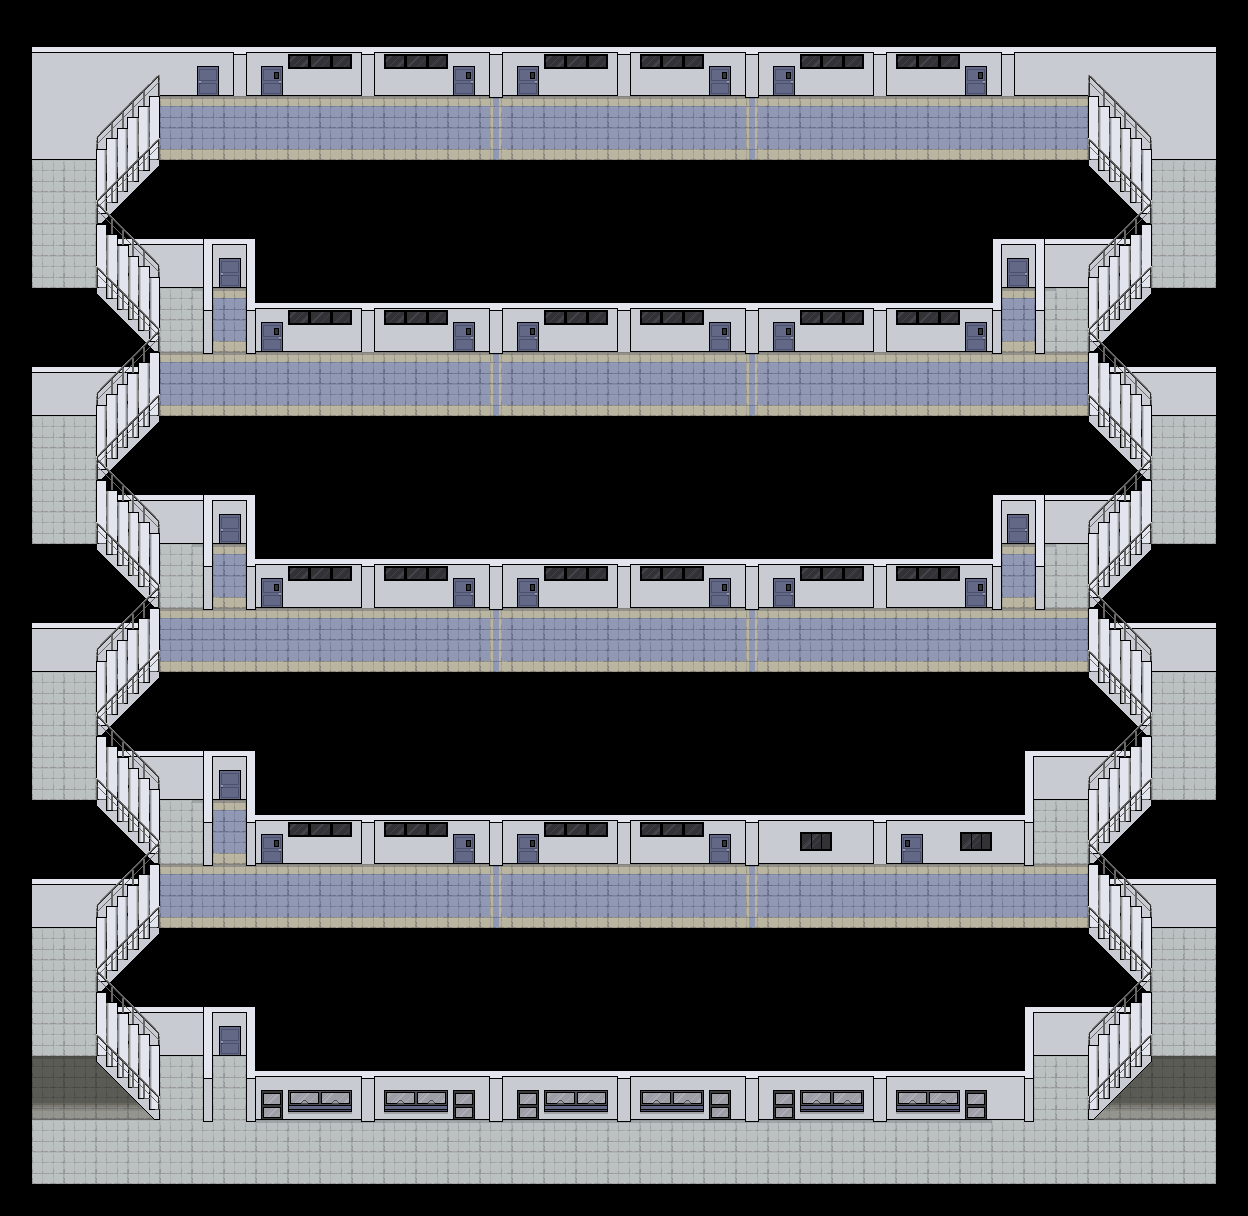

A 2D game scene composited from a Tiled map and its tileset images. What follows is a short description and the map's XML, with each tile layer's data collapsed to a summary:
An orthogonal 39x38 tile map with 32x32 px tiles, 13 tile layers (BACK, 5th floor, 4th floor, 4th flr paloob, ...), 3 tilesets and 328 objects (10x 1, 10x 8, 5x 16, 5x 5, 5x 12, ...).

<map version="1.10" tiledversion="1.11.2" orientation="orthogonal" renderorder="right-down" width="39" height="38" tilewidth="32" tileheight="32" infinite="0" nextlayerid="44" nextobjectid="448">
 <tileset firstgid="1" source="map.tsx" />
 <tileset firstgid="129" source="hallway.tsx" />
 <tileset firstgid="285" source="test.tsx" />
 <group id="3" name="CECS">
  <layer id="40" name="BACK" width="39" height="38">
   <data>[1482 cells, 1482 non-empty, 1 distinct tile ids]</data>
  </layer>
  <layer id="8" name="5th floor" width="39" height="38">
   <data>[1482 cells, 148 non-empty, 18 distinct tile ids]</data>
  </layer>
  <layer id="9" name="4th floor" width="39" height="38">
   <data>[1482 cells, 148 non-empty, 17 distinct tile ids]</data>
  </layer>
  <layer id="37" name="4th flr paloob" width="39" height="38">
   <data>[1482 cells, 20 non-empty, 10 distinct tile ids]</data>
  </layer>
  <layer id="7" name="3rd Floor" width="39" height="38">
   <data>[1482 cells, 148 non-empty, 17 distinct tile ids]</data>
  </layer>
  <layer id="36" name="3rd flr paloob" width="39" height="38">
   <data>[1482 cells, 20 non-empty, 10 distinct tile ids]</data>
  </layer>
  <layer id="1" name="2nd floor" width="39" height="38">
   <data>[1482 cells, 144 non-empty, 20 distinct tile ids]</data>
  </layer>
  <layer id="35" name="2nd flr paloob" width="39" height="38">
   <data>[1482 cells, 17 non-empty, 14 distinct tile ids]</data>
  </layer>
  <layer id="2" name="1st floor" width="39" height="38">
   <data>[1482 cells, 160 non-empty, 16 distinct tile ids]</data>
  </layer>
  <layer id="34" name="1st flr paloob" width="39" height="38">
   <data>[1482 cells, 17 non-empty, 14 distinct tile ids]</data>
  </layer>
  <layer id="28" name="stairs" width="39" height="38">
   <data>[1482 cells, 192 non-empty, 9 distinct tile ids]</data>
  </layer>
  <layer id="31" name="stair rail upper" width="39" height="38">
   <data>[1482 cells, 64 non-empty, 4 distinct tile ids]</data>
  </layer>
  <layer id="30" name="stair rail lower" width="39" height="38">
   <data>[1482 cells, 64 non-empty, 4 distinct tile ids]</data>
  </layer>
  <group id="23" name="Popups">
   <objectgroup id="16" name="5th">
    <object id="61" name="1" gid="285" x="256" y="104" width="32" height="32" />
    <object id="80" name="8" gid="285" x="512" y="104" width="32" height="32" />
    <object id="88" name="16" gid="285" x="768" y="104" width="32" height="32" />
    <object id="71" name="5" gid="285" x="384" y="104" width="32" height="32" />
    <object id="84" name="12" gid="285" x="640" y="104" width="32" height="32" />
    <object id="92" name="20" gid="285" x="896" y="104" width="32" height="32" />
    <object id="63" name="2" gid="285" x="288" y="104" width="32" height="32" />
    <object id="81" name="9" gid="285" x="544" y="104" width="32" height="32" />
    <object id="89" name="17" gid="285" x="800" y="104" width="32" height="32" />
    <object id="70" name="6" gid="285" x="416" y="104" width="32" height="32" />
    <object id="85" name="13" gid="285" x="672" y="104" width="32" height="32" />
    <object id="93" name="21" gid="285" x="928" y="104" width="32" height="32" />
    <object id="64" name="3" gid="285" x="320" y="104" width="32" height="32" />
    <object id="82" name="10" gid="285" x="576" y="104" width="32" height="32" />
    <object id="90" name="18" gid="285" x="832" y="104" width="32" height="32" />
    <object id="69" name="7" gid="285" x="448" y="104" width="32" height="32" />
    <object id="86" name="14" gid="285" x="704" y="104" width="32" height="32" />
    <object id="94" name="22" gid="285" x="960" y="104" width="32" height="32" />
    <object id="67" name="4" gid="285" x="352" y="106" width="32" height="32" />
    <object id="83" name="11" gid="285" x="608" y="106" width="32" height="32" />
    <object id="91" name="19" gid="285" x="864" y="106" width="32" height="32" />
    <object id="68" name="8" gid="285" x="480" y="105" width="32" height="32" />
    <object id="87" name="15" gid="285" x="736" y="106" width="32" height="32" />
   </objectgroup>
   <objectgroup id="27" name="4th">
    <object id="188" name="1" gid="285" x="256" y="360" width="32" height="32" />
    <object id="189" name="8" gid="285" x="512" y="360" width="32" height="32" />
    <object id="190" name="16" gid="285" x="768" y="360" width="32" height="32" />
    <object id="191" name="5" gid="285" x="384" y="360" width="32" height="32" />
    <object id="192" name="12" gid="285" x="640" y="360" width="32" height="32" />
    <object id="193" name="20" gid="285" x="896" y="360" width="32" height="32" />
    <object id="194" name="2" gid="285" x="288" y="360" width="32" height="32" />
    <object id="195" name="9" gid="285" x="544" y="360" width="32" height="32" />
    <object id="196" name="17" gid="285" x="800" y="360" width="32" height="32" />
    <object id="197" name="6" gid="285" x="416" y="360" width="32" height="32" />
    <object id="198" name="13" gid="285" x="672" y="360" width="32" height="32" />
    <object id="199" name="21" gid="285" x="928" y="360" width="32" height="32" />
    <object id="200" name="3" gid="285" x="320" y="360" width="32" height="32" />
    <object id="201" name="10" gid="285" x="576" y="360" width="32" height="32" />
    <object id="202" name="18" gid="285" x="832" y="360" width="32" height="32" />
    <object id="203" name="7" gid="285" x="448" y="360" width="32" height="32" />
    <object id="204" name="14" gid="285" x="704" y="360" width="32" height="32" />
    <object id="205" name="22" gid="285" x="960" y="360" width="32" height="32" />
    <object id="206" name="4" gid="285" x="352" y="362" width="32" height="32" />
    <object id="207" name="11" gid="285" x="608" y="362" width="32" height="32" />
    <object id="208" name="19" gid="285" x="864" y="362" width="32" height="32" />
    <object id="209" name="8" gid="285" x="480" y="361" width="32" height="32" />
    <object id="210" name="15" gid="285" x="736" y="362" width="32" height="32" />
   </objectgroup>
   <objectgroup id="25" name="3rd">
    <object id="142" name="1" gid="285" x="256" y="616" width="32" height="32" />
    <object id="143" name="8" gid="285" x="512" y="616" width="32" height="32" />
    <object id="144" name="16" gid="285" x="768" y="616" width="32" height="32" />
    <object id="145" name="5" gid="285" x="384" y="616" width="32" height="32" />
    <object id="146" name="12" gid="285" x="640" y="616" width="32" height="32" />
    <object id="147" name="20" gid="285" x="896" y="616" width="32" height="32" />
    <object id="148" name="2" gid="285" x="288" y="616" width="32" height="32" />
    <object id="149" name="9" gid="285" x="544" y="616" width="32" height="32" />
    <object id="150" name="17" gid="285" x="800" y="616" width="32" height="32" />
    <object id="151" name="6" gid="285" x="416" y="616" width="32" height="32" />
    <object id="152" name="13" gid="285" x="672" y="616" width="32" height="32" />
    </objectgroup>
   <objectgroup id="26" name="2nd">
    <!-- 23 objects omitted --></objectgroup>
   <objectgroup id="24" name="1st">
    <!-- 23 objects omitted --></objectgroup>
  </group>
  <group id="10" name="RoomPortals">
   <objectgroup id="12" name="1st">
    <!-- 7 objects omitted --></objectgroup>
   <objectgroup id="13" name="2nd">
    <!-- 6 objects omitted --></objectgroup>
   <objectgroup id="20" name="3rd">
    <!-- 8 objects omitted --></objectgroup>
   <objectgroup id="21" name="4th">
    <!-- 8 objects omitted --></objectgroup>
   <objectgroup id="22" name="5th">
    <!-- 7 objects omitted --></objectgroup>
  </group>
 </group>
 <objectgroup id="19" name="Collisions">
  <!-- 175 objects omitted --></objectgroup>
 <objectgroup id="42" name="in">
  <!-- 1 objects omitted --></objectgroup>
 <objectgroup id="43" name="out">
  <!-- 1 objects omitted --></objectgroup>
</map>
<!-- 271 of 328 objects omitted -->
